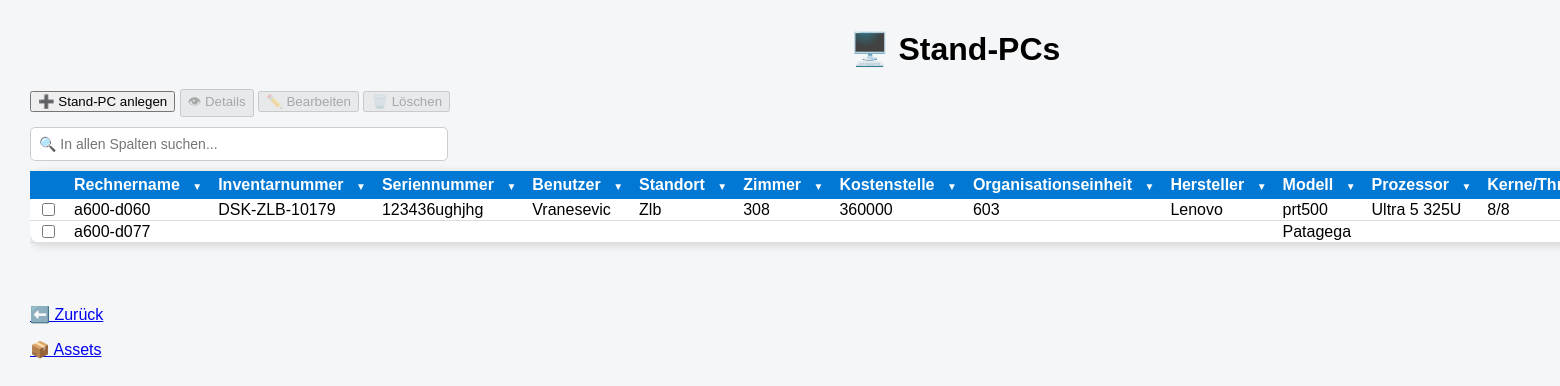
/assets/standpc, run on the app's committed database.
### tables this page shows
CREATE TABLE assets (

    id INTEGER PRIMARY KEY,

    inventarnummer TEXT,
    rechnername TEXT,
    seriennummer TEXT,

    kostenstelle TEXT,
    organisationseinheit TEXT,

    standort TEXT,
    zimmer TEXT,

    anschaffungsdatum TEXT,
    installationsdatum TEXT,

    assettyp TEXT,
    verwendungsart TEXT,

    status TEXT,

    hersteller TEXT,
    modell TEXT,

    mac_adresse TEXT,
    garantie TEXT,

    verwaltungsart TEXT,

    prozessor TEXT,
    kerne_threads TEXT,

    ram TEXT,
    festplatte TEXT,

    betriebssystem TEXT,

    displaygroesse TEXT,
    dockingstation TEXT,

    anlagenummer TEXT,

    mitarbeiter TEXT,

    bemerkung TEXT

, druckertyp TEXT);

### app.py (the view)
@app.route("/assets/standpc")
def standpcs():
    sortierung = request.args.get("sort", "rechnername")
    richtung = request.args.get("richtung", "ASC")
    erlaubte_spalten = [
        "inventarnummer",
        "rechnername",
        "seriennummer",
        "kostenstelle",
        "organisationseinheit",
        "standort",
        "zimmer",
        "anschaffungsdatum",
        "installationsdatum",
        "assettyp",
        "verwendungsart",
        "status",
        "hersteller",
        "modell",
        "mac_adresse",
        "garantie",
        "verwaltungsart",
        "prozessor",
        "kerne_threads",
        "ram",
        "festplatte",
        "betriebssystem",
        "displaygroesse",
        "dockingstation",
        "anlagenummer",
        "mitarbeiter",
        "bemerkung"
    ]
    if sortierung not in erlaubte_spalten:
        sortierung = "rechnername"
    if richtung not in ["ASC", "DESC"]:
        richtung = "ASC"
    verbindung = sqlite3.connect("asset_management.db")
    cursor = verbindung.cursor()
    cursor.execute(f"""
        SELECT *
        FROM assets
        WHERE LOWER(assettyp) = 'stand-pc'
        ORDER BY {sortierung} {richtung}
    """)
    standpcs = cursor.fetchall()
    print(standpcs)
    verbindung.close()
    return render_template(
        "standpc.html",
        standpcs=standpcs
    )

### templates/standpc.html (shortened to what this page needs)
<!DOCTYPE html>
<html>
<head>
    <link rel="stylesheet"
          href="{{ url_for('static', filename='style.css') }}">
    <link rel="stylesheet"
          href="{{ url_for('static', filename='assets_liste_tables.css') }}">
    <link rel="stylesheet"
          href="{{ url_for('static', filename='dropdowns.css') }}">
</head>
<body>
<div class="container">
    <h1>🖥️ Stand-PCs </h1>
    <div class="toolbar">
        <button onclick="assetAnlegen()">
            ➕ Stand-PC anlegen
        </button>
           <button id="detailsBtn"
                disabled
                onclick="detailsAnzeigen()">
                👁 Details
            </button>
            <button id="bearbeitenBtn"
                disabled
                onclick="assetBearbeiten()">
            ✏️ Bearbeiten
            </button>
            <button id="loeschenBtn"
                disabled
                onclick="popupOeffnen(ausgewaehlteId)">
                🗑️ Löschen
            </button>
    </div>
<div
    style="
         margin-top:10px;
        margin-bottom:0px;
        text-align:left;
    "
>
    <input
        type="text"
        id="globalFilter"
        placeholder="🔍 In allen Spalten suchen..."
        style="
            width:400px;
            padding:8px;
            font-size:14px;
            border:1px solid #ccc;
            border-radius:5px;
        "
>
</div>
    <div style="overflow-x:auto;">
        <table>
            <tr>
                <th></th>
                <th class="dropdown-column">
                Rechnername
                <span class="dropdown-button">▼</span>
             </th>
                <th class="dropdown-column">
                    Inventarnummer
                    <span class="dropdown-button">▼</span>
                </th>
                <th class="dropdown-column">
                    Seriennummer
                    <span class="dropdown-button">▼</span>
                </th>
                <th class="dropdown-column">
                    Benutzer
                    <span class="dropdown-button">▼</span>
                </th>
               <th class="dropdown-column">
                    Standort
                    <span class="dropdown-button">▼</span>
                </th>
                <th class="dropdown-column">
                    Zimmer
                    <span class="dropdown-button">▼</span>
                </th>
                <th class="dropdown-column">
                    Kostenstelle
                    <span class="dropdown-button">▼</span>
                </th>
                <th class="dropdown-column">
                    Organisationseinheit
                    <span class="dropdown-button">▼</span>
                </th>
                <th class="dropdown-column">
                    Hersteller
                    <span class="dropdown-button">▼</span>
                </th>
                <th class="dropdown-column">
                    Modell
                    <span class="dropdown-button">▼</span>
                </th>
                <th class="dropdown-column">
                    Prozessor
                    <span class="dropdown-button">▼</span>
                </th>
                <th class="dropdown-column">
                    Kerne/Threads
                </th>
            </tr>
            {% for pc in standpcs %}
            <tr>
                <td>
                   <input
                    type="checkbox"
                    class="asset-checkbox"
                    data-id="{{ pc[0] }}"
>
                </td>
                <td>{{ pc[2] }}</td>
                <td>{{ pc[1] }}</td>
                <td>{{ pc[3] }}</td>
                <td>{{ pc[26] }}</td>
                <td>{{ pc[6] }}</td>
                <td>{{ pc[7] }}</td>
                <td>{{ pc[4] }}</td>
                <td>{{ pc[5] }}</td>
                <td>{{ pc[13] }}</td>
                <td>{{ pc[14] }}</td>
                <td>{{ pc[18] }}</td>
                <td>{{ pc[19] }}</td>
            </tr>
            {% endfor %}
        </table>
    </div>
    <br><br>
    <p><a href="javascript:history.back()">⬅️ Zurück</a></p>
    <p><a href="/assets">📦 Assets</a></p>
</div>
</body>
</html>

### static/style.css (style rules this page uses)
body { font-family: Arial, sans-serif; background-color: #f4f6f8; margin: 30px; }
h1 { text-align: center; }
.container { width: 1850px; margin: auto; }

### static/assets_liste_tables.css (style rules this page uses)
table { width: 90%; margin: 10px 0; border-collapse: collapse; background-color: white; box-shadow: 0 2px 10px rgba(0,0,0,0.15); border-radius: 10px; overflow: visible; font-size: 16px; }
th { background-color: #0078d4; color: white; padding: 5px 8px; text-align: left; }
td { padding: 1px 8px; border-bottom: 1px solid #ddd; line-height: 1; }

### static/dropdowns.css (style rules this page uses)
.dropdown-column { position: relative; white-space: nowrap; }
.dropdown-button { color: white; cursor: pointer; margin-left: 8px; font-size: 10px; }

### data on the page
assets: rechnername "a600-d060", inventarnummer "DSK-ZLB-10179", seriennummer "123436ughjhg", mitarbeiter "Vranesevic", standort "Zlb", zimmer "308", kostenstelle "360000", organisationseinheit "603", hersteller "Lenovo", modell "prt500", prozessor "Ultra 5 325U", kerne_threads "8/8"
assets: rechnername "a600-d077", modell "Patagega"
